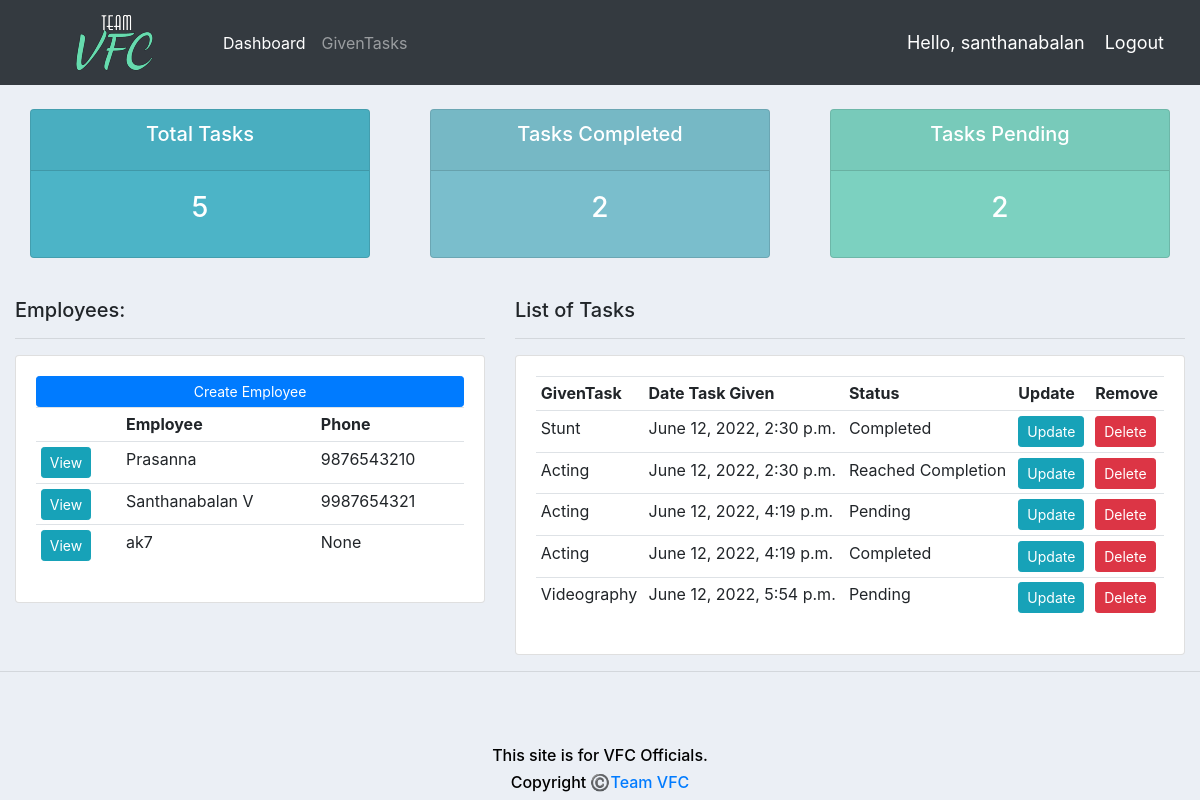
Page / (signed in) on the earlier database version.
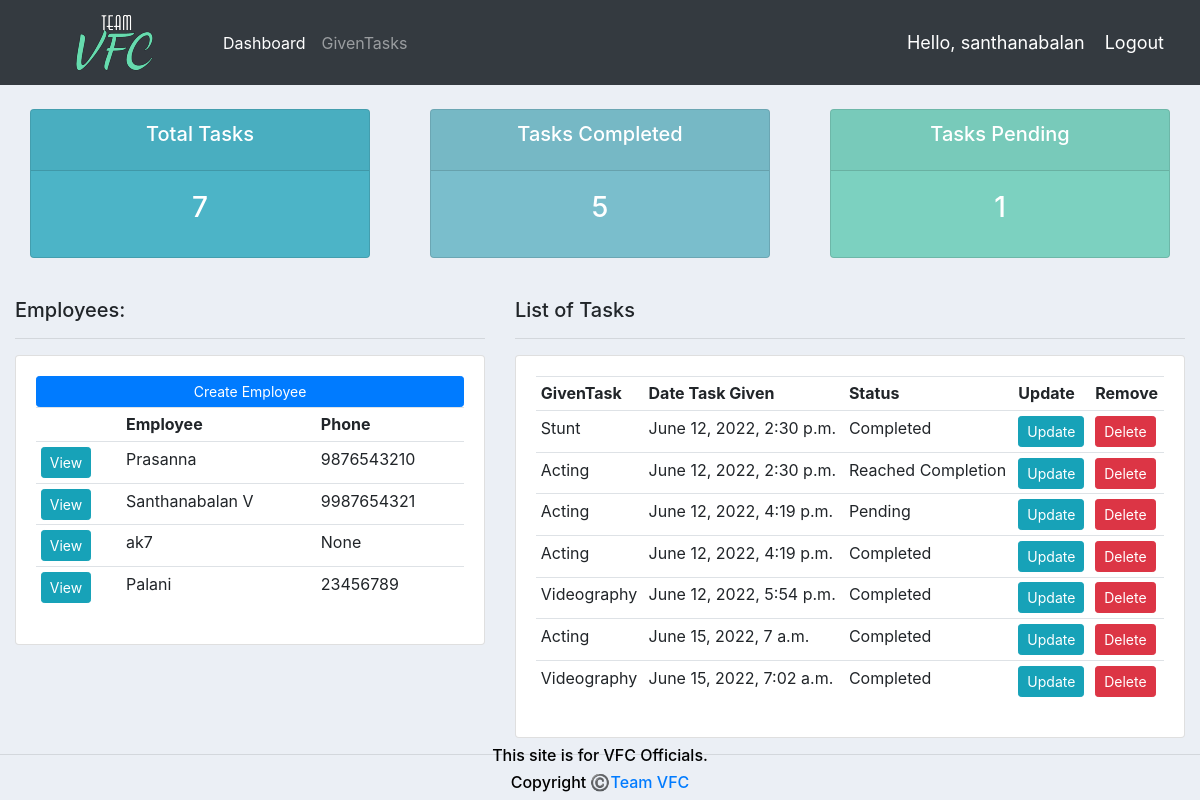
Same page on the later database version.
### accounts/models.py (models this page shows, shortened)
class Employee(models.Model):
	user = models.OneToOneField(User, null=True, blank=True, on_delete=models.CASCADE)
	name = models.CharField(max_length=200, null=True)
	phone = models.CharField(max_length=200, null=True)
	email = models.CharField(max_length=200, null=True)
	profile_pic = models.ImageField(default="profile1.png", null=True, blank=True)
	date_created = models.DateTimeField(auto_now_add=True, null=True)

class Task(models.Model):
	STATUS = (
			('Pending', 'Pending'),
			('Reached Completion', 'Reached Completion'),
			('Completed', 'Completed'),
			)
	employee = models.ForeignKey(Employee, null=True, on_delete= models.SET_NULL)
	givenTask = models.ForeignKey(GivenTask, null=True, on_delete= models.SET_NULL)
	date_created = models.DateTimeField(auto_now_add=True, null=True)
	status = models.CharField(max_length=200, null=True, choices=STATUS)
	salary = models.IntegerField(max_length=10, null=True)
	note = models.CharField(max_length=1000, null=True)

class GivenTask(models.Model):
	CATEGORY = (
			('Onspot', 'Onspot'),
			('Remotework', 'Remotework'),
			)
	name = models.CharField(max_length=200, null=True)
	price = models.FloatField(null=True)
	category = models.CharField(max_length=200, null=True, choices=CATEGORY)
	description = models.CharField(max_length=200, null=True, blank=True)
	date_created = models.DateTimeField(auto_now_add=True, null=True)
	tags = models.ManyToManyField(Tag)
	def __str__(self):
		return self.name

### accounts/decorators.py (the view)
	def wrapper_function(request, *args, **kwargs):
		group = None
		if request.user.groups.exists():
			group = request.user.groups.all()[0].name
		if group == 'employee':
			return redirect('user-page')
		if group == 'admin':
			return view_func(request, *args, **kwargs)

### accounts/views.py (called while the page is built)
@login_required(login_url='login')
@admin_only
def home(request):
	tasks = Task.objects.all()
	employees = Employee.objects.all()
	total_employees = employees.count()
	total_tasks = tasks.count()
	completed = tasks.filter(status='Completed').count()
	pending = tasks.filter(status='Pending').count()
	context = {'tasks':tasks, 'employees':employees,
	'total_tasks':total_tasks,'completed':completed,
	'pending':pending }
	return render(request, 'accounts/dashboard.html', context)

### accounts/templates/accounts/dashboard.html
{%  extends 'accounts/main.html' %}
{% block content %}
{%  include 'accounts/status.html' %}
<br>
<div class="row">
	<div class="col-md-5">
		<h5>Employees:</h5>
		<hr>
		<div class="card card-body">
			<a class="btn btn-primary  btn-sm btn-block" href="">Create Employee</a>
			<table class="table table-sm">
				<tr>
					<th></th>
					<th>Employee</th>
					<th>Phone</th>
				</tr>
				{% for employee in employees %}
					<tr>
						<td><a class="btn btn-sm btn-info" href="{% url 'employee' employee.id %}">View</a></td>
						<td>{{employee.name}}</td>
						<td>{{employee.phone}}</td>
					</tr>
				{% endfor %}
			</table>
		</div>
	</div>
	<div class="col-md-7">
		<h5>List of Tasks</h5>
		<hr>
		<div class="card card-body">
			<table class="table table-sm">
				<tr>
					<th>GivenTask</th>
					<th>Date Task Given</th>
					<th>Status</th>
					<th>Update</th>
					<th>Remove</th>
				</tr>
				{% for task in tasks %}
					<tr>
						<td>{{task.givenTask}}</td>
						<td>{{task.date_created}}</td>
						<td>{{task.status}}</td>
						<td><a class="btn btn-sm btn-info" href="{% url 'update_task' task.id %}">Update</a></td>
						<td><a class="btn btn-sm btn-danger" href="{% url 'delete_task' task.id %}">Delete</a></td>
					</tr>
				{% endfor %}
			</table>
		</div>
	</div>
</div>
{% endblock %}

Differences in the rows shown:
added Employee: name "Palani", phone "23456789"
changed Task "June 12, 2022, 5:54 p.m.": status "Pending" → "Completed"
added Task: givenTask "Acting", date_created "June 15, 2022, 7 a.m.", status "Completed"
added Task: givenTask "Videography", date_created "June 15, 2022, 7:02 a.m.", status "Completed"
Other differences:
{{ total_tasks }}: "5" → "7"
{{ completed }}: "2" → "5"
{{ pending }}: "2" → "1"
